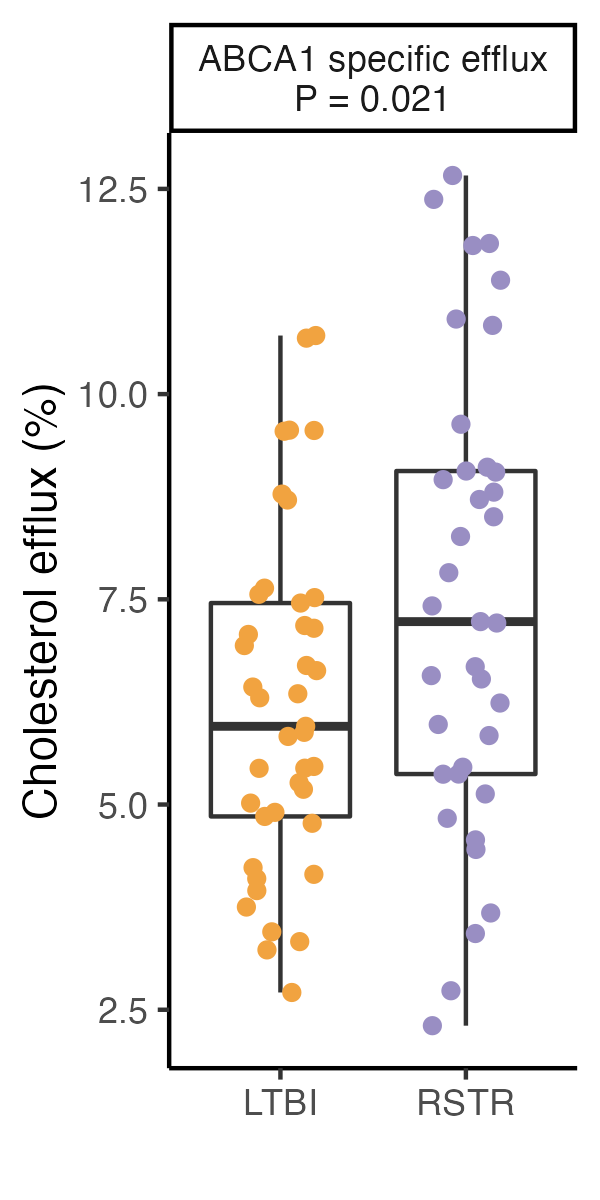

Generate this figure with R:
library(tidyverse)
library(patchwork)
library(readxl)

#### Efflux data ####
#Patient metadata
meta <- read_csv("data_refs/2021.09.08RSTR_Hawn_metadata.csv") %>% 
  distinct(FULLIDNO, RS_SUB_ACCESSION_NO, Sample_Group, M0_KCVSEX, KCHCA_AGE_YR_CURRENT,
           avgBMI, RISK_SCORE) %>% 
  drop_na(RS_SUB_ACCESSION_NO) %>% 
  arrange(FULLIDNO)

#Combine with lipoprotein and efflux data
dat <- read_excel("lipoprotein/data_raw/Study191_DMA_Efflux_ForKim211012.xlsx", 
                  sheet="DMA.data") %>% 
  select(AssayID, SUB_ACCESSION_NO, tHDL:xlHDL.sz) %>% 
  full_join(read_excel("lipoprotein/data_raw/Study191_DMA_Efflux_ForKim211012.xlsx", 
                       sheet="Efflux.data"), by = "AssayID") %>% 
  select(-Group) %>% 
  left_join(meta, by=c("SUB_ACCESSION_NO"="RS_SUB_ACCESSION_NO"))

# Filter to samples with kinship
kin <- read_csv("data_refs/kinship_Hawn_all.csv")

dat.kin <- dat %>% 
  filter(FULLIDNO %in% intersect(kin$rowname, dat$FULLIDNO)) %>% 
  pivot_longer(tHDL:ABCA1.spec, names_to = "gene")

#Filter to significant hits
dat.signif <- read_csv("lipoprotein/results/lipoprot_efflux_model_results.csv") %>% 
  filter(variable == "Sample_Group") %>% 
  left_join(dat.kin)

#### Efflux plot ####

plot1 <- dat.signif %>% 
  filter(gene == "ABCA1.spec" & pval < 0.05) %>% 
  mutate(gene = "ABCA1 specific efflux") %>% 
  #Create facet label
  mutate(facet.lab = paste0(gene, "\nP = ", signif(pval, digits=2))) %>% 
  ggplot(aes(x=Sample_Group, y=value)) +
  geom_boxplot(outlier.shape = NA) +
  geom_jitter(aes(color=Sample_Group), width=0.2, height=0) +
  theme_classic() +
  facet_wrap(~facet.lab, scales = "free") +
  labs(x="",y="Cholesterol efflux (%)") +
  scale_color_manual("", values = c("#f1a340","#998ec3")) +
  theme(legend.position = "none")
plot1

#### Save ####
ggsave(plot1, file="publication/Fig4.efflux.png",
       width=2, height=4)
